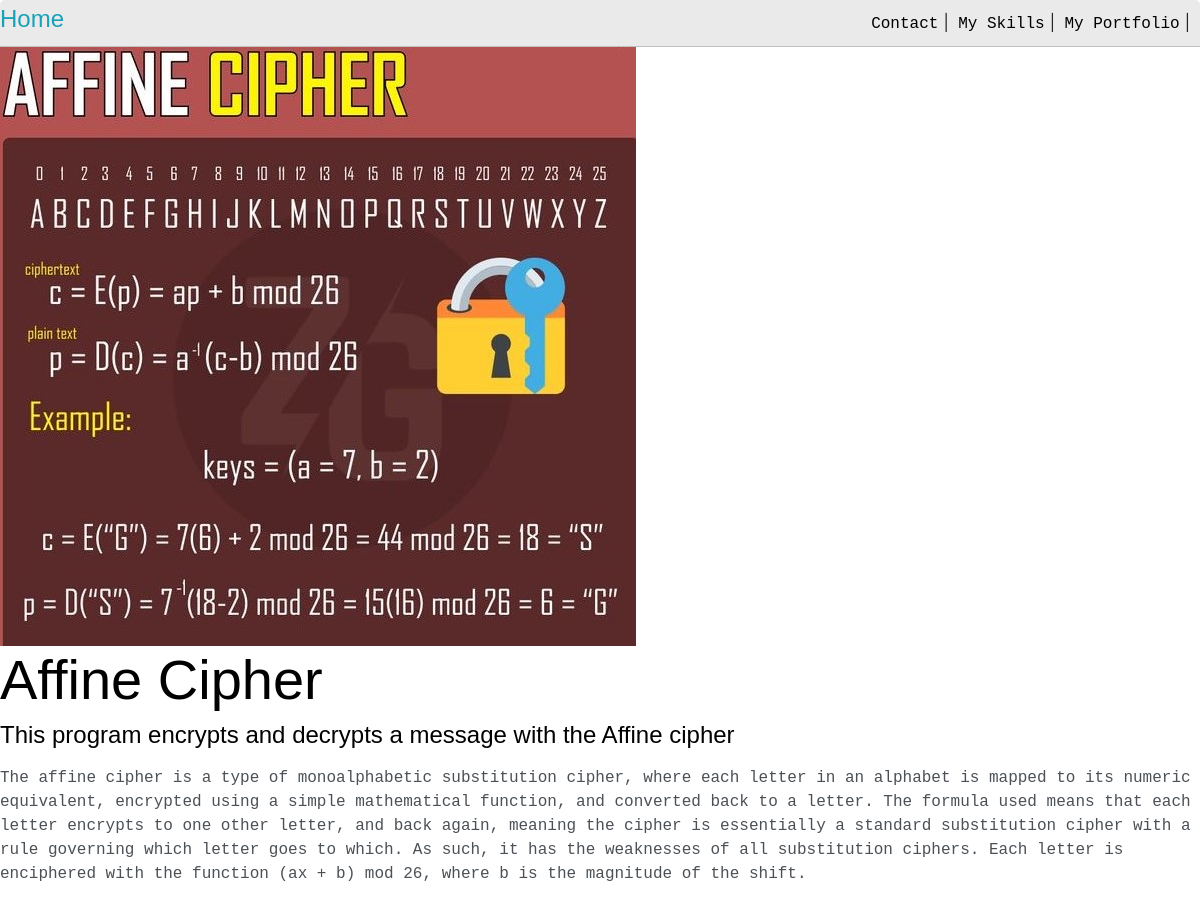
The app's page /post/affine-cipher/ with its own data.
### project/models.py (models this page shows, shortened)
class Project(models.Model):
	title = models.CharField(max_length=200)
	sub_title = models.CharField(max_length=200, null=True, blank=True)
	front_page = models.ImageField(null=True, blank=True, upload_to="images", default="images/broken-image.png")
	body = models.TextField(null=True, blank=True)
	created = models.DateTimeField(auto_now_add=True)
	skills = models.ManyToManyField(Skill, null=True)
	slug = models.SlugField(null=True, blank=True)

### project/views.py (the view)
# urls.py: path('post/<slug:slug>/', views.post, name="post"),
def post(request, slug):
    post = Project.objects.get(slug=slug)
    context = {'post':post}
    return render(request, 'project/post.html', context)

### project/templates/project/post.html (shortened to what this page needs)
{% extends 'project/base.html' %}
{% load static %}
{% block content %}
<div class="main-container">
    <img src="{{post.front_page.url}}">
    <h1>{{post.title}}</h1>
    <h4>{{post.sub_title}}</h4>
<p>{{post.body|linebreaks}}</p>
</div>
{% endblock %}

### static/css/styles.css (style rules this page uses)
:root { --mainColor:#eaeaea; --secondaryColor:#fff; --borderColor:#c1c1c1; --mainText:black; --secondaryText:#4b5156; --themeDotBorder:#24292e; --previewBg:#AAFF00; --buttonColor:black; }
html, body { padding: 0; margin: 0; scroll-behavior: smooth; }
body * { transition: 0.3s; }
h1, h2, h3, h4, h5, h6, strong { color: black; font-family: 'Russo One', sans-serif; font-weight: 500; }
p, li, span, label, input, textarea { color: var(--secondaryText); font-family: 'Roboto Mono', monospace; }
h1 { font-size: 56px; }
h4 { font-size: 24px; }
.main-container { width: 1200px; margin: 0 auto; }

### project/templates/project/post.html (style rules this page uses)
img { max-width: 100%; object-fit: cover; }

### records on screen
Project: front_page (picture), title "Affine Cipher", sub_title "This program encrypts and decrypts a message with the Affine cipher", body "The affine cipher is a type of monoalphabetic substitution cipher, where each letter in an alphabet is mapped to its numeric equivalent, encrypted using a simple mathematical function, and converted back to a letter. The formula used means that each letter encrypts to one other letter, and back again, meaning the cipher is essentially a standard substitution cipher with a rule governing which letter goes to which. As such, it has the weaknesses of all substitution ciphers. Each letter is enciphered with the function (ax + b) mod 26, where b is the magnitude of the shift."
